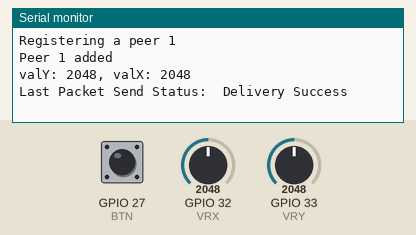
A sketch run on a simulated ESP32. Shown: the last lines printed to the serial monitor. Inputs (shaded band) come from the test bench; at power-on: GPIO 32 (VRX) = 2048, GPIO 33 (VRY) = 2048, GPIO 27 (BTN) HIGH.

Above: at 1.2 s.
1.3 s: GPIO 32 (VRX) set to 2866
At 2.5 s:
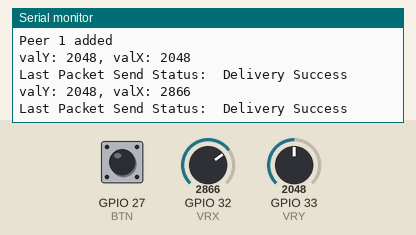
2.8 s: GPIO 33 (VRY) set to 2866
At 3.8 s:
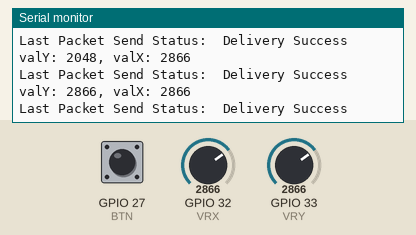
4.3 s: GPIO 32 (VRX) set to 3603
At 5.1 s:
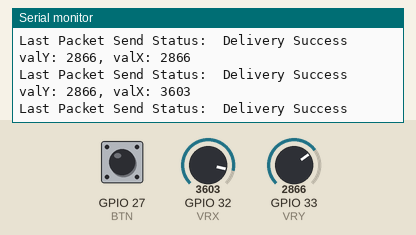
5.8 s: GPIO 33 (VRY) set to 3603
At 6.4 s:
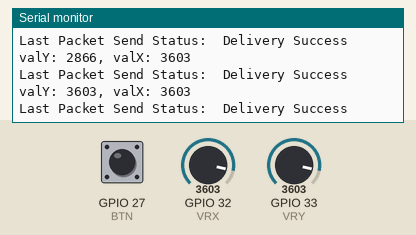
Timing chart, 0 to 8.3 s (numbered marks = the images above; inputs shaded):
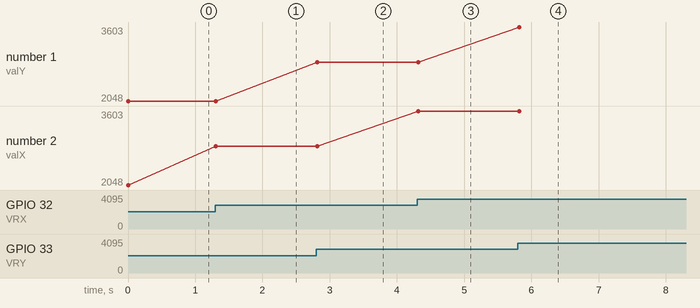

The sketch:

ESP32_Sender_JoystickRemote.ino
```cpp
/**
   ESP-NOW: ESP32 Broadcast with ESP-Now
   Use Get_MAC.ino to get the MAC address of the CPU to send the joystick data to
   ESP32 has a 12 bit ADC 0 to 4095 steps

   board:  ESP32 Dev Module

   Pin assignments:
    GPIO 32 - valY
    GPIO 33 - valX
    GPIO 27 - joystick button

*/
#include <Arduino.h>
#include <WiFi.h>
#include <esp_now.h>

//ESP8266 Mac address (first peer)
//30:83:98:B1:DA:0D Red Car 1 NodeMCU MAC
uint8_t mac_peer1[] = {0x30, 0x83, 0x98, 0xB1, 0xDA, 0x0D};

esp_now_peer_info_t peer1;

// Pins
#define BTN 27
#define VRY 33
#define VRX 32

// Variables
int state = 0;
const int valX_center = 1860;  // from testing the joystick center value
const int valY_center = 1826;
const int deadBand = 20;
int deltaX = 0;
int deltaY = 0;
int prev_deltaX = 1000;
int prev_deltaY = 1000;

// Structured variable to be sent by ESPNOW
typedef struct message {
  int valX;  // left - right joystick
  int valY;  // fwd - back joystick
  bool button;  // button state
};
struct message myMessage;

// Callback when data is sent
void OnDataSent(const uint8_t *mac_addr, esp_now_send_status_t status) {
  Serial.print("\r\nLast Packet Send Status:\t");
  Serial.println(status == ESP_NOW_SEND_SUCCESS ? "Delivery Success" : "Delivery Fail");
}

void setup() {
  Serial.begin(115200);
  WiFi.mode(WIFI_STA);

  // Get Mac Add
  Serial.print("Mac Address: ");
  Serial.print(WiFi.macAddress());
  Serial.println("ESP32 ESP-Now Broadcast");

  // Initializing the ESP-NOW
  if (esp_now_init() != 0) {
    Serial.println("Problem during ESP-NOW init");
    return;
  }

  memcpy(peer1.peer_addr, mac_peer1, 6);
  peer1.channel = 0;
  // Register the peer
  Serial.println("Registering a peer 1");
  if ( esp_now_add_peer(&peer1) == ESP_OK) {
    Serial.println("Peer 1 added");
  }

  esp_now_register_send_cb(OnDataSent);

  pinMode(BTN, INPUT_PULLUP);  // joystick button grounds the pin
}

void loop() {

  deltaY = abs(analogRead(VRY) - valY_center);
  deltaX = abs(analogRead(VRX) - valX_center);

  deltaY = deltaY < deadBand ? 0 : deltaY;  // if deltaY is less than deadband, set to zero, else no change
  deltaX = deltaX < deadBand ? 0 : deltaX;

  if (deltaY != prev_deltaY || deltaX != prev_deltaX ) {
    prev_deltaY = deltaY;
    prev_deltaX = deltaX;
    myMessage.valY = analogRead(VRY);
    myMessage.valX = analogRead(VRX);
    Serial.printf("valY: %i", myMessage.valY);
    Serial.printf(", valX: %i\n", myMessage.valX);
    state = digitalRead(BTN);
    myMessage.button = state;
    esp_now_send(NULL, (uint8_t *) &myMessage, sizeof(myMessage));
  }

  if (state != digitalRead(BTN)) {
    myMessage.valY = analogRead(VRY);
    myMessage.valX = analogRead(VRX);
    state = digitalRead(BTN);
    myMessage.button = state;
    esp_now_send(NULL, (uint8_t *) &myMessage, sizeof(myMessage));
  }

  delay(100);  // run at 10 Hz
}
```

Measured:
- after the input at 1.3 s, the serial monitor: prints a new line at once (image 1)
- after the input at 2.8 s, the serial monitor: prints a new line at once (image 2)
- after the input at 4.3 s, the serial monitor: prints a new line at once (image 3)
- after the input at 5.8 s, the serial monitor: prints a new line at once (image 4)
- plotted number 2: 2048 → 2866 after the input at 1.3 s, 2866 → 3603 after the input at 4.3 s
